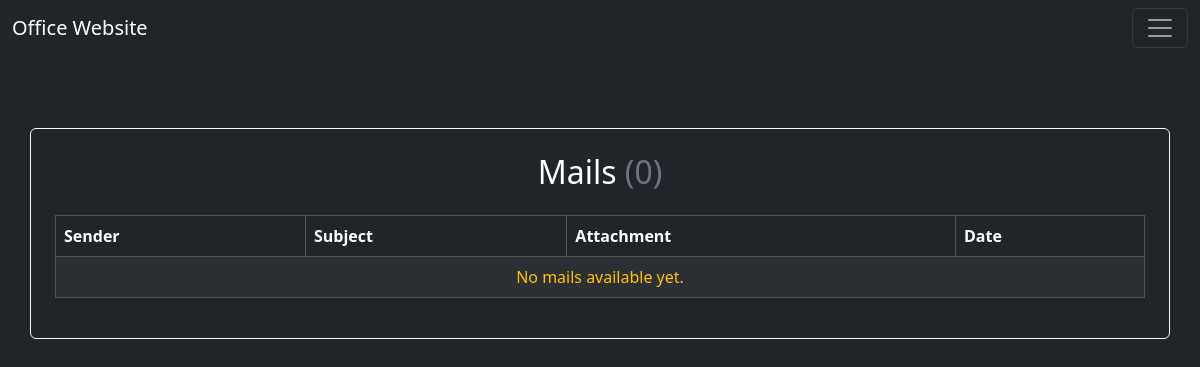
/mail/ (signed in), run on an earlier commit of the app's database.
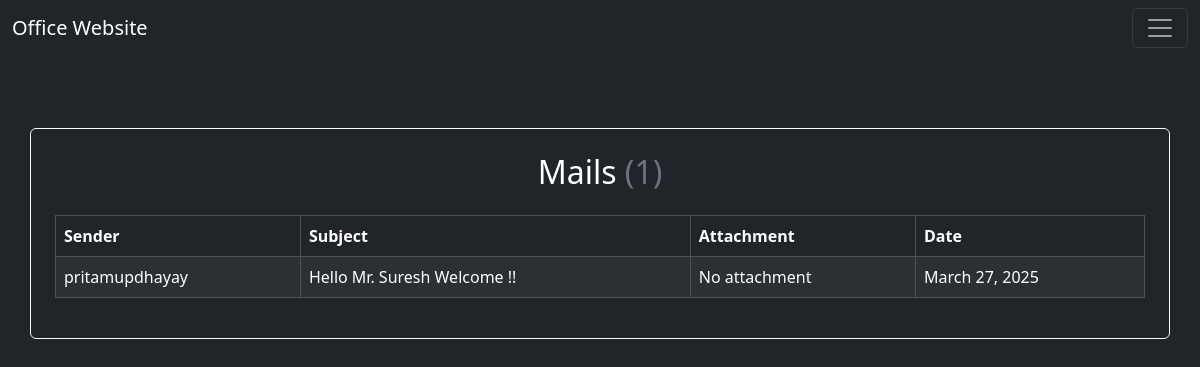
And on a later commit of the database.
### home/models.py (models this page shows, shortened)
class Mail(models.Model):
    names = models.ForeignKey(User, on_delete=models.CASCADE)
    user_name = models.CharField(max_length=500)
    subject = models.CharField(max_length=1000)
    text = models.CharField(max_length=5000)
    files = models.FileField(upload_to='pdf/', blank=True, null=True)
    text_time = models.DateField(default=timezone.now)

### home/views.py (the view)
# urls.py: path('mail/', views.mailPageFunction, name='mail'),
def mailPageFunction(request):
    user_data = User.objects.get(username = request.user.username)
    mails = Mail.objects.filter(names = request.user.id)
    count_mail = mails.count()
    first = user_data.first_name + ' ' + user_data.last_name
    context = {
        'u_name' : first,
        'mail' : mails,
        'ct_mail' : count_mail,
    }
    return render(request, 'mail.html', context)

### templates/mail.html
{% extends 'base.html' %}
{% block body %}
<div class="container mt-5 border border-light rounded p-4 bg-dark text-white" style="position: relative; top: 10vh;">
    <h2 class="text-center mb-4">{{ u_name }} Mails <span class="text-secondary">({{ ct_mail }})</span></h2>
    <table class="table table-bordered table-striped table-dark">
        <thead class="thead-light">
            <tr>
                <th>Sender</th>
                <th>Subject</th>
                <th>Attachment</th>
                <th>Date</th>
            </tr>
        </thead>
        <tbody>
            {% if mail %}
                {% for i in mail %}
                    <tr>
                        <td>{{ i.user_name }}</td>
                        <td>{{ i.subject }}</td>
                        <td>
                            {% if i.files %}
                                <a href="/media/{{ i.files }}" target="_blank" class="text-warning text-decoration-none ">Download PDF</a>
                            {% else %}
                                No attachment
                            {% endif %}
                        </td>
                        <td>{{ i.text_time }}</td>
                    </tr>
                {% endfor %}
            {% else %}
                <tr>
                    <td colspan="4" class="text-center text-warning">No mails available yet.</td>
                </tr>
            {% endif %}
        </tbody>
    </table>
</div>
{% endblock %}

### templates/base.html (shortened to what this page needs)
<!DOCTYPE html>
<html lang="en">
<head>
    <link href="https://cdn.jsdelivr.net/npm/bootstrap@5.3.3/dist/css/bootstrap.min.css" rel="stylesheet">
</head>
<body class="bg-dark">
    {% include 'navbar.html' %}
      {% block body %}
      {% endblock %}
</body>
</html>

### templates/navbar.html (shortened to what this page needs)
<nav class="navbar navbar-dark bg-dark fixed-top">
    <div class="container-fluid">
      <a class="navbar-brand" href="{% url 'home' %}">Office Website</a>
      <button class="navbar-toggler" type="button" data-bs-toggle="offcanvas" data-bs-target="#offcanvasDarkNavbar" aria-controls="offcanvasDarkNavbar" aria-label="Toggle navigation">
        <span class="navbar-toggler-icon"></span>
      </button>
    </div>
  </nav>

What changed in the data, as far as the page shows it:
added Mail: user_name "pritamupdhayay", subject "Hello Mr. Suresh Welcome !!", files "No attachment", text_time "March 27, 2025"
Also different on the page:
{{ ct_mail }}: "0" → "1"
text no longer shown: "No mails available yet."
